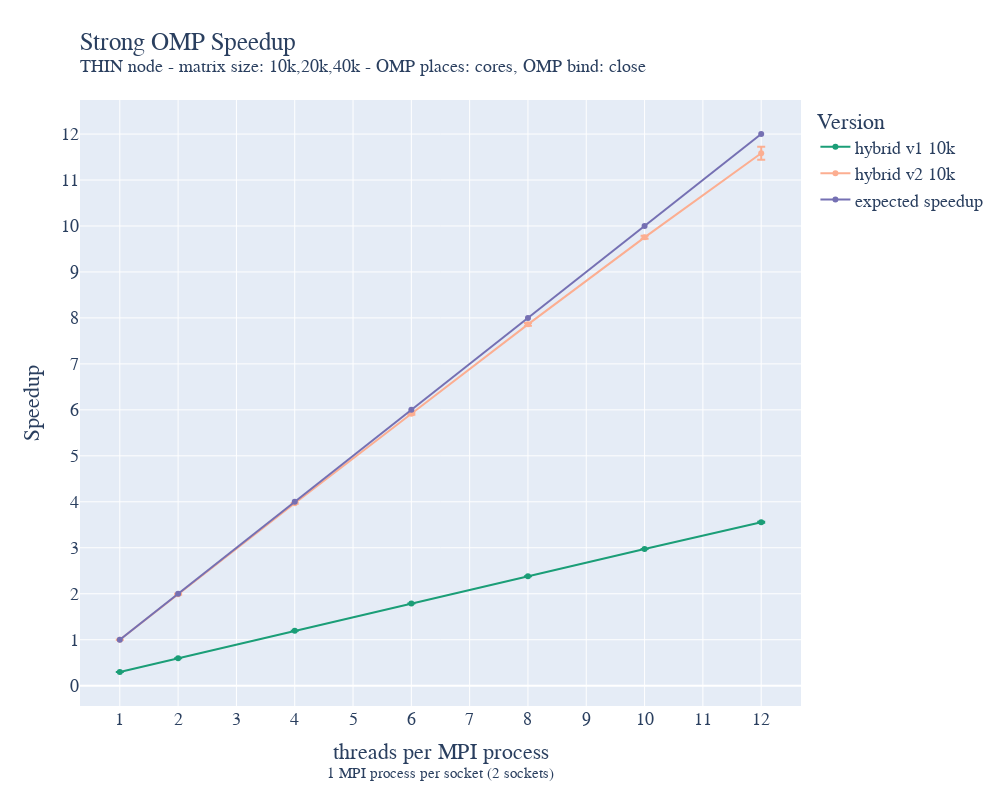

This figure's notebook cell:
### Code cell
strong_OMP_thin_hybrid_static_grid_010k_avg['real_speedup']=strong_OMP_thin_hybrid_static_grid_010k_avg['time']['mean'][7]/strong_OMP_thin_hybrid_static_grid_010k_avg["time"]["mean"]
strong_OMP_thin_hybrid_static_grid_010k_avg['expected_speedup']=strong_OMP_thin_hybrid_static_grid_010k_avg['nthreads_per_process']['mean']
strong_OMP_thin_hybrid_static_grid_010k_avg['speedup_err']=strong_OMP_thin_hybrid_static_grid_010k_avg["time"]["std"]*strong_OMP_thin_hybrid_static_grid_010k_avg['time']['mean'][7]/strong_OMP_thin_hybrid_static_grid_010k_avg["time"]["mean"]**2


fig = go.Figure()
fig.add_trace(go.Scatter(x=strong_OMP_thin_hybrid_static_grid_010k_avg["nthreads_per_process"]["mean"][:7], y=strong_OMP_thin_hybrid_static_grid_010k_avg["real_speedup"][:7], name='hybrid v1 10k',
                         error_y=dict(
                             type="data",
                             array=strong_OMP_thin_hybrid_static_grid_010k_avg["speedup_err"][:7],
                             visible=True)))
fig.add_trace(go.Scatter(x=strong_OMP_thin_hybrid_static_grid_010k_avg["nthreads_per_process"]["mean"][7:], y=strong_OMP_thin_hybrid_static_grid_010k_avg["real_speedup"][7:], name='hybrid v2 10k',
                         error_y=dict(
                             type="data",
                             array=strong_OMP_thin_hybrid_static_grid_010k_avg["speedup_err"][7:],
                             visible=True)))
fig.add_trace(go.Scatter(x=strong_OMP_thin_hybrid_static_grid_010k_avg["nthreads_per_process"]["mean"][7:], y=strong_OMP_thin_hybrid_static_grid_010k_avg["expected_speedup"][7:], name='expected speedup'))

fig.update_layout(
    title=go.layout.Title(
        text="Strong OMP Speedup<br><sup>THIN node - matrix size: 10k,20k,40k - OMP places: cores, OMP bind: close</sup>",
        xref="paper",
        x=0,
    ),
    xaxis_title="threads per MPI process<br><sup>1 MPI process per socket (2 sockets)</sup>",
    xaxis = dict(
        tickmode = 'linear',
        tick0 = '1',
        dtick = '1'
    ),
    yaxis_title="Speedup",
    yaxis = dict(
        tickmode='linear',
        tick0='1',
        dtick='1'
    ),
    legend_title="Version",
    font=dict(
        family="Courier New, monospace",
        size=18,
    ),
    colorway=["#1b9e77","#fcae91","#7570b3"],
    autosize=False,
    width=1000,
    height=800,
)
fig.show()
fig.write_image("/home/andres/hpc/Foundations_of_HPC_2022/Assignment/my_assignment/report/images/strong_OMP_thin_hybrid_grid_010k_speedup.pdf", height=800, width=1000)

### Figure 1 — Plotly figure (JSON) as saved in the notebook; plotly's stock layout.template omitted (floating-point values rounded to 4 significant figures)
{"data": [{"error_y": {"array": [6.055e-05, 0.0001595, 0.0004037, 0.0006443, 0.0004979, 0.0009136, 0.01039], "type": "data", "visible": true}, "name": "hybrid v1 10k", "type": "scatter", "x": [1, 2, 4, 6, 8, 10, 12], "y": [0.2989, 0.598, 1.194, 1.79, 2.383, 2.974, 3.553]}, {"error_y": {"array": [0.003688, 0.01094, 0.007968, 0.01901, 0.02864, 0.03354, 0.1398], "type": "data", "visible": true}, "name": "hybrid v2 10k", "type": "scatter", "x": [1, 2, 4, 6, 8, 10, 12], "y": [1, 1.99, 3.968, 5.915, 7.86, 9.753, 11.58]}, {"name": "expected speedup", "type": "scatter", "x": [1, 2, 4, 6, 8, 10, 12], "y": [1, 2, 4, 6, 8, 10, 12]}], "layout": {"autosize": false, "colorway": ["#1b9e77", "#fcae91", "#7570b3"], "font": {"family": "Courier New, monospace", "size": 18}, "height": 800, "legend": {"title": {"text": "Version"}}, "title": {"text": "Strong OMP Speedup<br><sup>THIN node - matrix size: 10k,20k,40k - OMP places: cores, OMP bind: close</sup>", "x": 0, "xref": "paper"}, "width": 1000, "xaxis": {"dtick": "1", "tick0": "1", "tickmode": "linear", "title": {"text": "threads per MPI process<br><sup>1 MPI process per socket (2 sockets)</sup>"}}, "yaxis": {"dtick": "1", "tick0": "1", "tickmode": "linear", "title": {"text": "Speedup"}}}}
